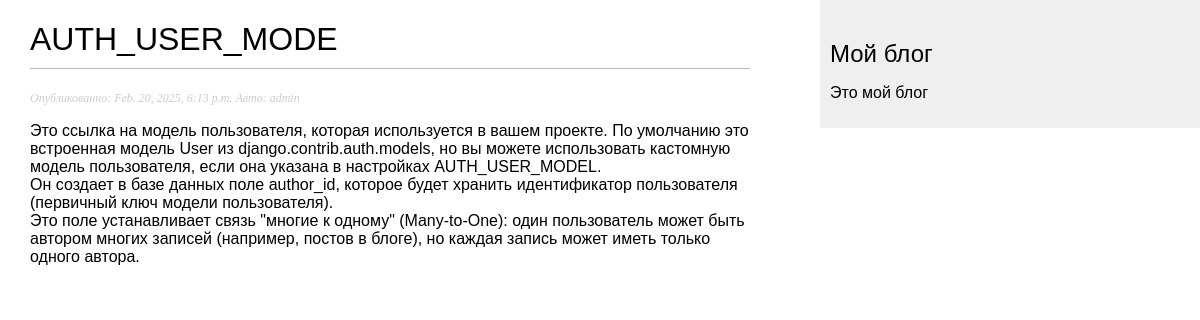
Screenshot of /blog/2025/2/20/123/ with the database file from the repository.
### blog/models.py (models this page shows, shortened)
class Post(models.Model):
    class Status(models.TextChoices):
        DRAFT = 'DT', 'Черновик'
        PUBLISHED = 'PB', 'Опубликован'
    title = models.CharField(max_length=250)
    slug = models.SlugField(
        max_length=250,
        unique_for_date='publish')
    author = models.ForeignKey(
        settings.AUTH_USER_MODEL,
        on_delete=models.CASCADE,
        related_name='blog_posts'
    )
    body = models.TextField()
    publish = models.DateTimeField(default=timezone.now)
    created = models.DateTimeField(auto_now_add=True)
    updated = models.DateTimeField(auto_now=True)
    status = models.CharField(
        max_length=2,
        choices=Status.choices,
        default=Status.DRAFT)
    objects = models.Manager() #Менеджер применяемый по умолчанию
    published = PublishedManager() #Конкретно-прикладной менеджер
    class Meta():
        ordering = ['-publish']
        indexes = [
            models.Index(fields=['-publish'])
        ]

### blog/views.py (the view)
def post_detail(requset, year, month, day, post):
    post = get_object_or_404(
        Post,
        status=Post.Status.PUBLISHED,
        slug=post,
        publish__year=year,
        publish__month=month,
        publish__day=day,
    )
    return render(requset, 'blog/post/detail.html', {'post': post})

### blog/templates/blog/post/detail.html (shortened to what this page needs)
{% extends 'blog/base.html' %}
{% block content %}
    <h1>{{post.title}}</h1>
    <p class='date'>
        Опубликованно: {{post.publish}} Авто: {{post.author}}
    </p>
    {{post.body|linebreaks}}
{% endblock %}

### static/css/blog.css (style rules this page uses)
body { margin:0; padding:0; font-family:helvetica, sans-serif; }
h1 { font-weight:normal; border-bottom:1px solid #bbb; padding:0 0 10px 0; }
p.date { color:#ccc; font-family: georgia, serif; font-size: 12px; font-style: italic; }

### rows the page displays
Post: title "AUTH_USER_MODE", publish "Feb. 20, 2025, 6:13 p.m.", author "admin", body "Это ссылка на модель пользователя, которая используется в вашем проекте. По умолчанию это встроенная модель User из django.contrib.auth.models, но вы можете использовать кастомную модель пользователя, если она указана в настройках AUTH_USER_MODEL. Он создает в базе данных поле author_id, которое будет хранить идентификатор пользователя (первичный ключ модели пользователя). Это поле устанавливает связь \"многие к одному\" (Many-to-One): один пользователь может быть автором многих записей (например, постов в блоге), но каждая запись может иметь только одного автора."
